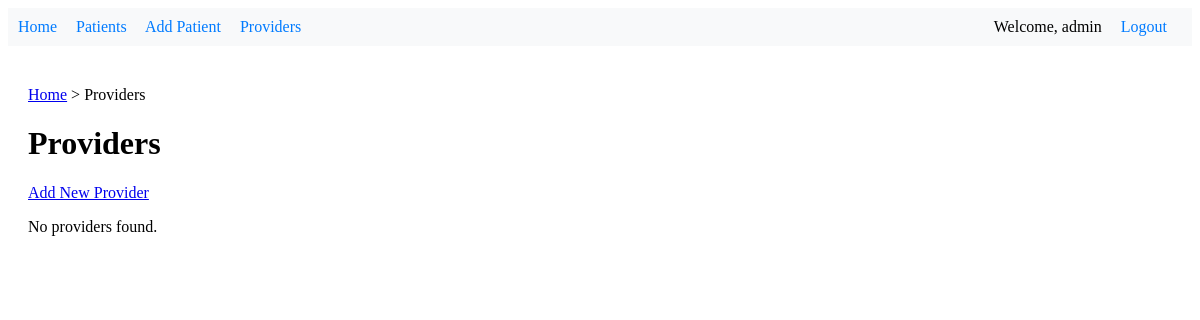
/providers/ (signed in), run on an earlier commit of the app's database.
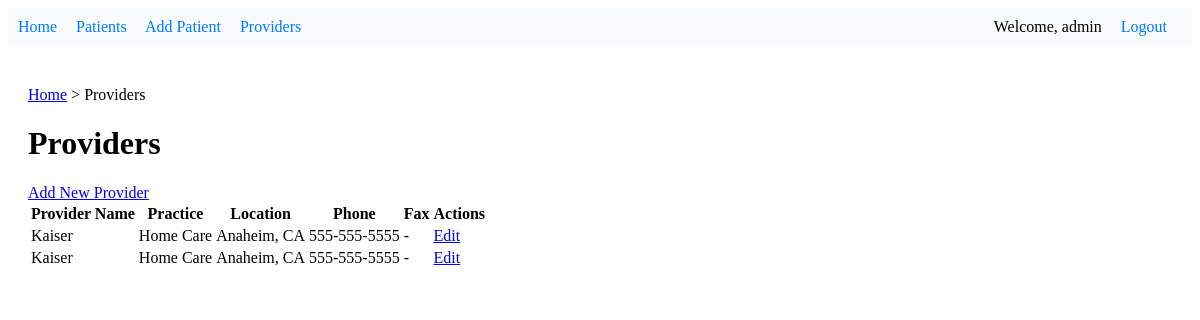
And on a later commit of the database.
### patient_records/models.py (models this page shows, shortened)
class Provider(models.Model):
    id = models.AutoField(primary_key=True)
    date = models.DateField()
    provider = models.CharField(max_length=100)
    practice = models.CharField(max_length=200)
    address = models.CharField(max_length=255)
    city = models.CharField(max_length=100)
    state = models.CharField(max_length=100)
    zip = models.CharField(max_length=20)
    fax = models.CharField(max_length=20, blank=True, null=True)
    phone = models.CharField(max_length=20, blank=True, null=True)
    source = models.CharField(max_length=100, blank=True, null=True)

### patient_records/views.py (the view)
# urls.py: path('providers/', views.provider_list, name='provider_list'),
@login_required
def provider_list(request):
    breadcrumbs = [
        {'label': 'Providers', 'url': None}
    ]
    providers = Provider.objects.all().order_by('provider')
    context = {
        'providers': providers,
        'breadcrumbs': breadcrumbs,
        'page_title': 'Provider List'
    }
    return render(request, 'patient_records/provider_list.html', context)

### patient_records/templates/patient_records/provider_list.html (shortened to what this page needs)
{% extends 'patient_records/base.html' %}
{% block content %}
{% include 'components/_breadcrumbs.html' %}
<div class="content-header">
    <h1>Providers</h1>
    <a href="{% url 'add_provider' %}" class="button">Add New Provider</a>
</div>
<div class="provider-list">
    {% if providers %}
        <table class="data-table">
            <thead>
                <tr>
                    <th>Provider Name</th>
                    <th>Practice</th>
                    <th>Location</th>
                    <th>Phone</th>
                    <th>Fax</th>
                    <th><span class="sr-only">Actions</span></th>
                </tr>
            </thead>
            <tbody>
                {% for provider in providers %}
                <tr>
                    <td>{{ provider.provider }}</td>
                    <td>{{ provider.practice }}</td>
                    <td>{{ provider.city }}, {{ provider.state }}</td>
                    <td>{{ provider.phone|default:"-" }}</td>
                    <td>{{ provider.fax|default:"-" }}</td>
                    <td class="actions">
                        <a href="{% url 'edit_provider' provider.id %}" class="action-link">Edit</a>
                    </td>
                </tr>
                {% endfor %}
            </tbody>
        </table>
    {% else %}
        <p>No providers found.</p>
    {% endif %}
</div>
{% endblock %}

### patient_records/templates/patient_records/base.html (shortened to what this page needs)
<!DOCTYPE html>
<html>
<head>
</head>
<body>
    {% include 'components/_navigation.html' %}
    <div class="content">
        {% block content %}
        {% endblock %}
    </div>
</body>
</html>

### patient_records/templates/components/_navigation.html
{% if user.is_authenticated %}
    <nav>
        <a href="{% url 'home' %}">Home</a>
        <a href="{% url 'patient_list' %}">Patients</a>
        <a href="{% url 'add_patient' %}">Add Patient</a>
        <a href="{% url 'provider_list' %}">Providers</a>
        <div class="user-nav">
            <span>Welcome, {{ user.username }}</span>
            <a href="{% url 'logout' %}">Logout</a>
        </div>
    </nav>
{% endif %}

### patient_records/templates/components/_breadcrumbs.html
{% if breadcrumbs %}
<div class="breadcrumbs">
    <a href="{% url 'home' %}">Home</a>
    {% for breadcrumb in breadcrumbs %}
        > {% if breadcrumb.url %}
            <a href="{{ breadcrumb.url }}">{{ breadcrumb.label }}</a>
        {% else %}
            {{ breadcrumb.label }}
        {% endif %}
    {% endfor %}
</div>
{% endif %}

### patient_records/templates/patient_records/base.html (style rules this page uses)
nav { background-color: #f8f9fa; padding: 10px; margin-bottom: 20px; }
nav a { margin-right: 15px; text-decoration: none; color: #007bff; }
.content { padding: 20px; }
.user-nav { float: right; }
.user-nav span { margin-right: 15px; }

What changed in the data, as far as the page shows it:
added Provider: provider "Kaiser", practice "Home Care", city "Anaheim", state "CA", phone "555-555-5555", fax "-"
added Provider: provider "Kaiser", practice "Home Care", city "Anaheim", state "CA", phone "555-555-5555", fax "-"
Also different on the page:
text no longer shown: "No providers found."
text now shown: "Provider Name Practice Location Phone Fax Actions"
